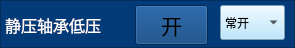
   <widget class="QFrame" name="frame_29">
    <property name="geometry">
     <rect>
      <x>315</x>
      <y>167</y>
      <width>295</width>
      <height>48</height>
     </rect>
    </property>
    <property name="styleSheet">
     <string notr="true">background-color: rgb(2, 59, 120);</string>
    </property>
    <property name="frameShape">
     <enum>QFrame::StyledPanel</enum>
    </property>
    <property name="frameShadow">
     <enum>QFrame::Raised</enum>
    </property>
    <widget class="QFrame" name="frame_30">
     <property name="geometry">
      <rect>
       <x>0</x>
       <y>90</y>
       <width>361</width>
       <height>48</height>
      </rect>
     </property>
     <property name="styleSheet">
      <string notr="true">background-color: rgb(2, 59, 120);</string>
     </property>
     <property name="frameShape">
      <enum>QFrame::StyledPanel</enum>
     </property>
     <property name="frameShadow">
      <enum>QFrame::Raised</enum>
     </property>
     <widget class="QLabel" name="label_59">
      <property name="geometry">
       <rect>
        <x>10</x>
        <y>10</y>
        <width>120</width>
        <height>31</height>
       </rect>
      </property>
      <property name="font">
       <font>
        <family>微软雅黑</family>
        <pointsize>18</pointsize>
       </font>
      </property>
      <property name="styleSheet">
       <string notr="true">color: rgb(255, 255, 255);</string>
      </property>
      <property name="text">
       <string>滑台过位移</string>
      </property>
     </widget>
     <widget class="QToolButton" name="toolButton_htgwy_4">
      <property name="geometry">
       <rect>
        <x>170</x>
        <y>10</y>
        <width>39</width>
        <height>38</height>
       </rect>
      </property>
      <property name="text">
       <string>...</string>
      </property>
      <property name="icon">
       <iconset>
        <normaloff>gct_ied_green.png</normaloff>gct_ied_green.png</iconset>
      </property>
      <property name="iconSize">
       <size>
        <width>32</width>
        <height>32</height>
       </size>
      </property>
     </widget>
     <widget class="QToolButton" name="toolButton_htgwychain_3">
      <property name="geometry">
       <rect>
        <x>270</x>
        <y>0</y>
        <width>73</width>
        <height>54</height>
       </rect>
      </property>
      <property name="font">
       <font>
        <family>微软雅黑</family>
        <pointsize>16</pointsize>
       </font>
      </property>
      <property name="text">
       <string>关</string>
      </property>
      <property name="icon">
       <iconset>
        <normaloff>yb_on.png</normaloff>yb_on.png</iconset>
      </property>
      <property name="iconSize">
       <size>
        <width>66</width>
        <height>48</height>
       </size>
      </property>
     </widget>
    </widget>
    <widget class="QFrame" name="frame_31">
     <property name="geometry">
      <rect>
       <x>0</x>
       <y>50</y>
       <width>361</width>
       <height>48</height>
      </rect>
     </property>
     <property name="styleSheet">
      <string notr="true">background-color: rgb(2, 59, 101);</string>
     </property>
     <property name="frameShape">
      <enum>QFrame::StyledPanel</enum>
     </property>
     <property name="frameShadow">
      <enum>QFrame::Raised</enum>
     </property>
     <widget class="QLabel" name="label_49">
      <property name="geometry">
       <rect>
        <x>10</x>
        <y>10</y>
        <width>96</width>
        <height>30</height>
       </rect>
      </property>
      <property name="font">
       <font>
        <family>微软雅黑</family>
        <pointsize>18</pointsize>
       </font>
      </property>
      <property name="styleSheet">
       <string notr="true">color: rgb(255, 255, 255);</string>
      </property>
      <property name="text">
       <string>紧急停机</string>
      </property>
     </widget>
     <widget class="QToolButton" name="toolButton_jjtj_3">
      <property name="geometry">
       <rect>
        <x>170</x>
        <y>10</y>
        <width>39</width>
        <height>37</height>
       </rect>
      </property>
      <property name="text">
       <string>...</string>
      </property>
      <property name="icon">
       <iconset>
        <normaloff>gct_ied_green.png</normaloff>gct_ied_green.png</iconset>
      </property>
      <property name="iconSize">
       <size>
        <width>32</width>
        <height>32</height>
       </size>
      </property>
     </widget>
     <widget class="QToolButton" name="toolButton_jjtjchain_3">
      <property name="geometry">
       <rect>
        <x>270</x>
        <y>0</y>
        <width>73</width>
        <height>40</height>
       </rect>
      </property>
      <property name="font">
       <font>
        <family>微软雅黑</family>
        <pointsize>16</pointsize>
       </font>
      </property>
      <property name="text">
       <string>关</string>
      </property>
      <property name="icon">
       <iconset>
        <normaloff>yb_on.png</normaloff>yb_on.png</iconset>
      </property>
      <property name="iconSize">
       <size>
        <width>66</width>
        <height>48</height>
       </size>
      </property>
     </widget>
    </widget>
    <widget class="QToolButton" name="toolButton_jyzcdy">
     <property name="geometry">
      <rect>
       <x>135</x>
       <y>5</y>
       <width>73</width>
       <height>40</height>
      </rect>
     </property>
     <property name="font">
      <font>
       <family>微软雅黑</family>
       <pointsize>16</pointsize>
      </font>
     </property>
     <property name="text">
      <string>开</string>
     </property>
     <property name="icon">
      <iconset>
       <normaloff>yb_off.png</normaloff>yb_off.png</iconset>
     </property>
     <property name="iconSize">
      <size>
       <width>66</width>
       <height>48</height>
      </size>
     </property>
    </widget>
    <widget class="QLabel" name="label_10">
     <property name="geometry">
      <rect>
       <x>5</x>
       <y>10</y>
       <width>111</width>
       <height>30</height>
      </rect>
     </property>
     <property name="font">
      <font>
       <family>微软雅黑</family>
       <pointsize>12</pointsize>
      </font>
     </property>
     <property name="styleSheet">
      <string notr="true">color: rgb(255, 255, 255);</string>
     </property>
     <property name="text">
      <string>静压轴承低压</string>
     </property>
    </widget>
    <widget class="QComboBox" name="comboBox_jyzcdy">
     <property name="geometry">
      <rect>
       <x>220</x>
       <y>5</y>
       <width>65</width>
       <height>35</height>
      </rect>
     </property>
     <property name="styleSheet">
      <string notr="true">background-color: rgb(170, 225, 255);</string>
     </property>
     <item>
      <property name="text">
       <string>常开</string>
      </property>
     </item>
     <item>
      <property name="text">
       <string>常闭</string>
      </property>
     </item>
    </widget>
   </widget>
